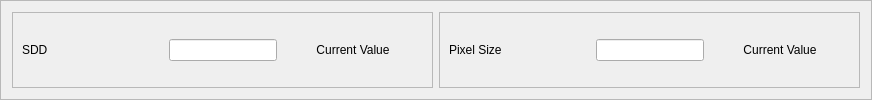
        <widget class="QFrame" name="frame_8">
         <property name="frameShape">
          <enum>QFrame::StyledPanel</enum>
         </property>
         <property name="frameShadow">
          <enum>QFrame::Raised</enum>
         </property>
         <layout class="QHBoxLayout" name="horizontalLayout_10" stretch="1,1">
          <item>
           <widget class="QFrame" name="frame">
            <property name="frameShape">
             <enum>QFrame::StyledPanel</enum>
            </property>
            <property name="frameShadow">
             <enum>QFrame::Raised</enum>
            </property>
            <layout class="QHBoxLayout" name="horizontalLayout_2">
             <item>
              <widget class="QLabel" name="label">
               <property name="sizePolicy">
                <sizepolicy hsizetype="Fixed" vsizetype="Preferred">
                 <horstretch>0</horstretch>
                 <verstretch>0</verstretch>
                </sizepolicy>
               </property>
               <property name="minimumSize">
                <size>
                 <width>141</width>
                 <height>0</height>
                </size>
               </property>
               <property name="maximumSize">
                <size>
                 <width>141</width>
                 <height>16777215</height>
                </size>
               </property>
               <property name="text">
                <string>SDD</string>
               </property>
              </widget>
             </item>
             <item>
              <widget class="QLineEdit" name="LE_sdd"/>
             </item>
             <item>
              <widget class="QLabel" name="L_sdd">
               <property name="sizePolicy">
                <sizepolicy hsizetype="Fixed" vsizetype="Preferred">
                 <horstretch>0</horstretch>
                 <verstretch>0</verstretch>
                </sizepolicy>
               </property>
               <property name="minimumSize">
                <size>
                 <width>140</width>
                 <height>0</height>
                </size>
               </property>
               <property name="maximumSize">
                <size>
                 <width>140</width>
                 <height>16777215</height>
                </size>
               </property>
               <property name="text">
                <string>Current Value</string>
               </property>
               <property name="alignment">
                <set>Qt::AlignCenter</set>
               </property>
              </widget>
             </item>
            </layout>
           </widget>
          </item>
          <item>
           <widget class="QFrame" name="frame_10">
            <property name="frameShape">
             <enum>QFrame::StyledPanel</enum>
            </property>
            <property name="frameShadow">
             <enum>QFrame::Raised</enum>
            </property>
            <layout class="QHBoxLayout" name="horizontalLayout_11">
             <item>
              <widget class="QLabel" name="label_8">
               <property name="sizePolicy">
                <sizepolicy hsizetype="Fixed" vsizetype="Preferred">
                 <horstretch>0</horstretch>
                 <verstretch>0</verstretch>
                </sizepolicy>
               </property>
               <property name="minimumSize">
                <size>
                 <width>141</width>
                 <height>0</height>
                </size>
               </property>
               <property name="maximumSize">
                <size>
                 <width>141</width>
                 <height>16777215</height>
                </size>
               </property>
               <property name="text">
                <string>Pixel Size</string>
               </property>
              </widget>
             </item>
             <item>
              <widget class="QLineEdit" name="LE_pixel_size"/>
             </item>
             <item>
              <widget class="QLabel" name="L_pixel_size">
               <property name="sizePolicy">
                <sizepolicy hsizetype="Fixed" vsizetype="Preferred">
                 <horstretch>0</horstretch>
                 <verstretch>0</verstretch>
                </sizepolicy>
               </property>
               <property name="minimumSize">
                <size>
                 <width>140</width>
                 <height>0</height>
                </size>
               </property>
               <property name="maximumSize">
                <size>
                 <width>140</width>
                 <height>16777215</height>
                </size>
               </property>
               <property name="text">
                <string>Current Value</string>
               </property>
               <property name="alignment">
                <set>Qt::AlignCenter</set>
               </property>
              </widget>
             </item>
            </layout>
           </widget>
          </item>
         </layout>
        </widget>
